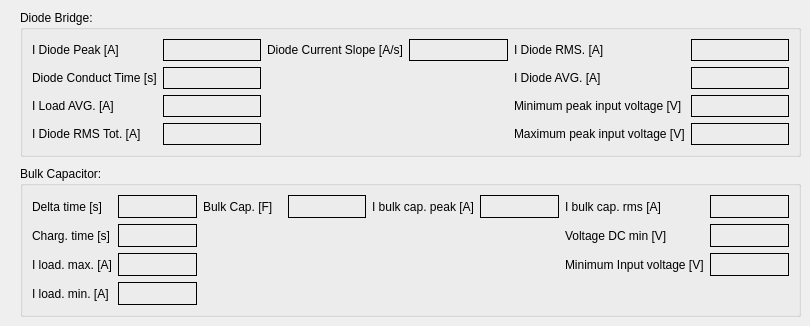
    <widget class="QWidget" name="InpDiodeBridgeAndCap">
     <attribute name="title">
      <string>Inp. Diode Bridge and Cap.</string>
     </attribute>
     <widget class="QGroupBox" name="DiodeBridge">
      <property name="geometry">
       <rect>
        <x>20</x>
        <y>10</y>
        <width>781</width>
        <height>147</height>
       </rect>
      </property>
      <property name="title">
       <string>Diode Bridge:</string>
      </property>
      <layout class="QGridLayout" name="gridLayout_9">
       <item row="2" column="4">
        <widget class="QLabel" name="label_51">
         <property name="text">
          <string>Minimum peak input voltage [V]</string>
         </property>
        </widget>
       </item>
       <item row="0" column="1">
        <widget class="QLabel" name="DiodeCurrPeak">
         <property name="frameShape">
          <enum>QFrame::Box</enum>
         </property>
         <property name="frameShadow">
          <enum>QFrame::Plain</enum>
         </property>
         <property name="text">
          <string/>
         </property>
        </widget>
       </item>
       <item row="1" column="0">
        <widget class="QLabel" name="label_41">
         <property name="text">
          <string>Diode Conduct Time [s]</string>
         </property>
        </widget>
       </item>
       <item row="0" column="2">
        <widget class="QLabel" name="label_46">
         <property name="text">
          <string>Diode Current Slope [A/s]</string>
         </property>
        </widget>
       </item>
       <item row="0" column="4">
        <widget class="QLabel" name="label_42">
         <property name="text">
          <string>I Diode RMS. [A]</string>
         </property>
        </widget>
       </item>
       <item row="3" column="4">
        <widget class="QLabel" name="label_50">
         <property name="text">
          <string>Maximum peak input voltage [V]</string>
         </property>
        </widget>
       </item>
       <item row="3" column="0">
        <widget class="QLabel" name="label_45">
         <property name="text">
          <string>I Diode RMS Tot. [A]</string>
         </property>
        </widget>
       </item>
       <item row="2" column="0">
        <widget class="QLabel" name="label_44">
         <property name="text">
          <string>I Load AVG. [A]</string>
         </property>
        </widget>
       </item>
       <item row="0" column="0">
        <widget class="QLabel" name="label_40">
         <property name="text">
          <string>I Diode Peak [A]</string>
         </property>
        </widget>
       </item>
       <item row="1" column="4">
        <widget class="QLabel" name="label_43">
         <property name="text">
          <string>I Diode AVG. [A]</string>
         </property>
        </widget>
       </item>
       <item row="1" column="1">
        <widget class="QLabel" name="DiodeCondTime">
         <property name="frameShape">
          <enum>QFrame::Box</enum>
         </property>
         <property name="text">
          <string/>
         </property>
        </widget>
       </item>
       <item row="2" column="1">
        <widget class="QLabel" name="LoadCurrAVG">
         <property name="frameShape">
          <enum>QFrame::Box</enum>
         </property>
         <property name="text">
          <string/>
         </property>
        </widget>
       </item>
       <item row="3" column="1">
        <widget class="QLabel" name="DiodeCurrRMSTot">
         <property name="frameShape">
          <enum>QFrame::Box</enum>
         </property>
         <property name="text">
          <string/>
         </property>
        </widget>
       </item>
       <item row="0" column="5">
        <widget class="QLabel" name="DiodeCurrRMS">
         <property name="frameShape">
          <enum>QFrame::Box</enum>
         </property>
         <property name="text">
          <string/>
         </property>
        </widget>
       </item>
       <item row="0" column="3">
        <widget class="QLabel" name="DiodeCurrSlope">
         <property name="frameShape">
          <enum>QFrame::Box</enum>
         </property>
         <property name="text">
          <string/>
         </property>
        </widget>
       </item>
       <item row="1" column="5">
        <widget class="QLabel" name="DiodeCurrAVG">
         <property name="frameShape">
          <enum>QFrame::Box</enum>
         </property>
         <property name="text">
          <string/>
         </property>
        </widget>
       </item>
       <item row="2" column="5">
        <widget class="QLabel" name="VoltMinPeakInput">
         <property name="frameShape">
          <enum>QFrame::Box</enum>
         </property>
         <property name="text">
          <string/>
         </property>
        </widget>
       </item>
       <item row="3" column="5">
        <widget class="QLabel" name="VoltMaxPeakInput">
         <property name="frameShape">
          <enum>QFrame::Box</enum>
         </property>
         <property name="text">
          <string/>
         </property>
        </widget>
       </item>
      </layout>
     </widget>
     <widget class="QGroupBox" name="BulkCap">
      <property name="geometry">
       <rect>
        <x>20</x>
        <y>166</y>
        <width>781</width>
        <height>151</height>
       </rect>
      </property>
      <property name="title">
       <string>Bulk Capacitor:</string>
      </property>
      <layout class="QGridLayout" name="gridLayout_10">
       <item row="2" column="1">
        <widget class="QLabel" name="ILoadMax">
         <property name="frameShape">
          <enum>QFrame::Box</enum>
         </property>
         <property name="text">
          <string/>
         </property>
        </widget>
       </item>
       <item row="2" column="6">
        <widget class="QLabel" name="label_48">
         <property name="text">
          <string>Minimum Input voltage [V]</string>
         </property>
        </widget>
       </item>
       <item row="0" column="6">
        <widget class="QLabel" name="label_39">
         <property name="text">
          <string>I bulk cap. rms [A]</string>
         </property>
        </widget>
       </item>
       <item row="0" column="3">
        <widget class="QLabel" name="BulkCapacitance">
         <property name="frameShape">
          <enum>QFrame::Box</enum>
         </property>
         <property name="text">
          <string/>
         </property>
        </widget>
       </item>
       <item row="0" column="2">
        <widget class="QLabel" name="label_37">
         <property name="text">
          <string>Bulk Cap. [F]</string>
         </property>
        </widget>
       </item>
       <item row="1" column="0">
        <widget class="QLabel" name="label_34">
         <property name="text">
          <string>Charg. time [s]</string>
         </property>
        </widget>
       </item>
       <item row="2" column="0">
        <widget class="QLabel" name="label_35">
         <property name="text">
          <string>I load. max. [A]</string>
         </property>
        </widget>
       </item>
       <item row="0" column="1">
        <widget class="QLabel" name="DeltaT">
         <property name="frameShape">
          <enum>QFrame::Box</enum>
         </property>
         <property name="text">
          <string/>
         </property>
        </widget>
       </item>
       <item row="0" column="7">
        <widget class="QLabel" name="IBulkCapRMS">
         <property name="frameShape">
          <enum>QFrame::Box</enum>
         </property>
         <property name="text">
          <string/>
         </property>
        </widget>
       </item>
       <item row="3" column="1">
        <widget class="QLabel" name="ILoadMin">
         <property name="frameShape">
          <enum>QFrame::Box</enum>
         </property>
         <property name="text">
          <string/>
         </property>
        </widget>
       </item>
       <item row="0" column="5">
        <widget class="QLabel" name="IBulkCapPeak">
         <property name="frameShape">
          <enum>QFrame::Box</enum>
         </property>
         <property name="text">
          <string/>
         </property>
        </widget>
       </item>
       <item row="0" column="0">
        <widget class="QLabel" name="label_33">
         <property name="text">
          <string>Delta time [s]</string>
         </property>
        </widget>
       </item>
       <item row="1" column="1">
        <widget class="QLabel" name="ChargT">
         <property name="frameShape">
          <enum>QFrame::Box</enum>
         </property>
         <property name="text">
          <string/>
         </property>
        </widget>
       </item>
       <item row="3" column="0">
        <widget class="QLabel" name="label_36">
         <property name="text">
          <string>I load. min. [A]</string>
         </property>
        </widget>
       </item>
       <item row="0" column="4">
        <widget class="QLabel" name="label_38">
         <property name="text">
          <string>I bulk cap. peak [A]</string>
         </property>
        </widget>
       </item>
       <item row="1" column="6">
        <widget class="QLabel" name="label_49">
         <property name="text">
          <string>Voltage DC min [V]</string>
         </property>
        </widget>
       </item>
       <item row="1" column="7">
        <widget class="QLabel" name="VoltDCMin">
         <property name="frameShape">
          <enum>QFrame::Box</enum>
         </property>
         <property name="text">
          <string/>
         </property>
        </widget>
       </item>
       <item row="2" column="7">
        <widget class="QLabel" name="MinInpVolt">
         <property name="frameShape">
          <enum>QFrame::Box</enum>
         </property>
         <property name="text">
          <string/>
         </property>
        </widget>
       </item>
      </layout>
     </widget>
    </widget>
